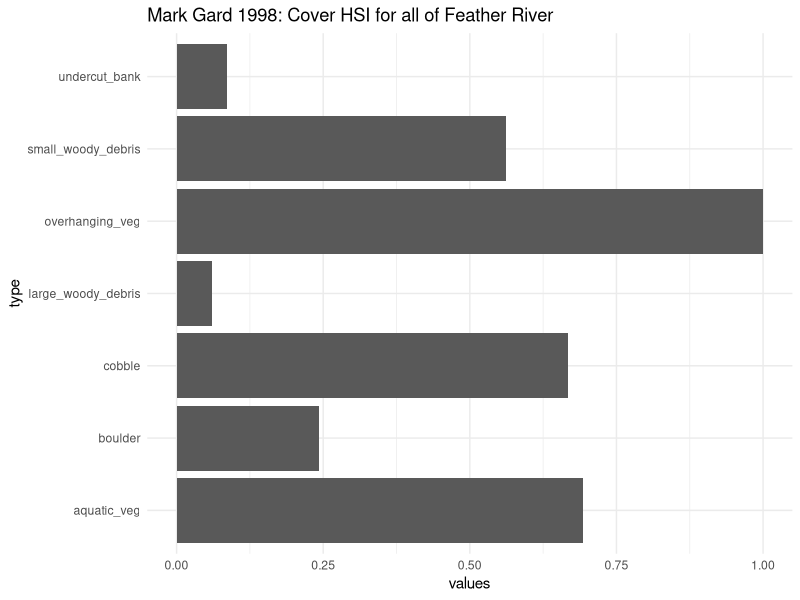
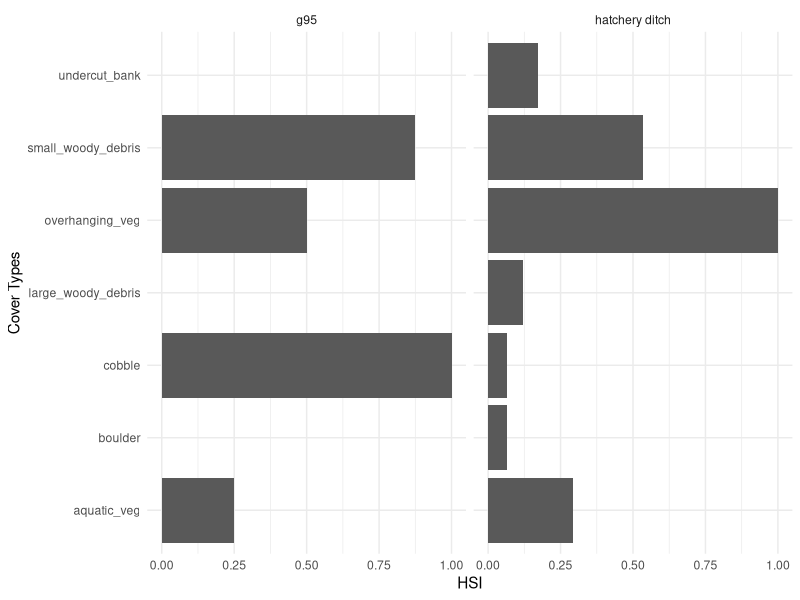

Here is the R script that generated these plots, in order:
## ---- chunk 1
knitr::opts_chunk$set(echo = TRUE, warning = FALSE)

library(tidyverse)
## ---- chunk 2

mark_gard_1998_hsi <- function(data, percent_presence = 20, cols = c()) {
  data_tidy <- data |> 
    select(count, cols) |> 
    mutate(fish_presence = ifelse(count > 0, 1, 0)) |> 
    pivot_longer(cols = cols, names_to = "type", values_to = "percent") |> 
    mutate(presence = ifelse(percent >= percent_presence, 1, 0)) |> 
    filter(presence == 1) |> 
    group_by(type) |>
    summarise(n_fish_presence = sum(as.numeric(fish_presence)),
              n_fish_total = sum(count)) |> 
    mutate(prop_fish_presence = n_fish_presence/sum(n_fish_presence),
           prop_fish_total = n_fish_total/sum(n_fish_total)) |> 
    ungroup()
  
     most_freq_total <- data_tidy |> 
      arrange(desc(prop_fish_total)) |> 
      slice(1) 
 
     most_freq_presence <- data_tidy |> 
      arrange(desc(prop_fish_presence)) |> 
      slice(1) 
  
  
  data_tidy_final <- data_tidy |> 
    mutate(hsi_presence = prop_fish_presence/most_freq_presence$prop_fish_presence)
           #hsc_total = prop_fish_total/most_freq_total$prop_fish_total)
  
  return(data_tidy_final)

}

## ---- chunk 3

mini_locations_raw <- read_csv(here::here("mini-snorkel-app", "mini_locations_raw.csv"))
mini_fish_raw <- read_csv(here::here("mini-snorkel-app","mini_fish_raw.csv"))

suppressWarnings({
  feather_cover <- mini_fish_raw |> 
  left_join(mini_locations_raw |> 
              distinct(location_table_id, date, channel_location, location)) |> 
  # create cover variables that are more consistent with strategic plan categories
  mutate(small_woody_debris = percent_small_woody_cover_inchannel,
        large_woody_debris = percent_large_woody_cover_inchannel,
         boulder = percent_boulder_substrate,
         cobble = percent_cobble_substrate, 
         undercut_bank = percent_undercut_bank, 
         aquatic_veg = percent_submerged_aquatic_veg_inchannel, 
         overhanging_veg = percent_cover_half_meter_overhead + percent_cover_more_than_half_meter_overhead) |> 
  select(micro_hab_data_tbl_id, location_table_id, transect_code, location,
         small_woody_debris:overhanging_veg, count, date) |>
  distinct() 
})
## ---- chunk 4
cols <- c('small_woody_debris', 'large_woody_debris', 'boulder', 'cobble', 'undercut_bank', 'aquatic_veg', 'overhanging_veg')

mark_gard_1998_hsi(data = feather_cover, percent_presence = 20, cols = cols) |> 
  pivot_longer(cols = c(hsi_presence), names_to = "HSI", values_to = "values") |> 
  ggplot() + 
  geom_col(aes(y = values, x = type), position = "dodge") +
  coord_flip() +
  ggtitle('Mark Gard 1998: Cover HSI for all of Feather River') + 
  theme_minimal()


## ---- chunk 5

feather_cover |> 
    select(count, cols) |> 
   # mutate(fish_presence = ifelse(count > 0, 1, 0)) |> 
    pivot_longer(cols = cols, names_to = "type", values_to = "percent") |> 
    filter(!is.na(percent)) |> 
    mutate(cover_presence = ifelse(percent >= 20, 1, 
                             ifelse(percent < 20 & percent >= 0, 0, NA))) |> 
    group_by(type, cover_presence) |> 
#    filter(percent >= 20) |> 
    tally() |> 
  knitr::kable(caption = "This table shows each cover type and the number of times it is >= to 20%")
    
## ---- chunk 6

feather_cover |> 
    select(count, cols) |> 
   # mutate(fish_presence = ifelse(count > 0, 1, 0)) |> 
    pivot_longer(cols = cols, names_to = "type", values_to = "percent") |> 
    mutate(presence = ifelse(percent >= 20, 1, 
                             ifelse(percent < 20 & percent > 0, 0, NA))) |> 
    group_by(type, presence) |> 
    filter(percent >= 20) |> 
    tally() |> 
    ungroup() |> 
    mutate(sum_n = sum(n),
           weighting_factor = 1-(n/sum_n)) |> 
  knitr::kable(caption = "This table explores potential weighting factors that could be used to achieve a more balanced weighting of each cover type in the HSI analysis")

## ---- chunk 7
mark_gard_1998_hsi_by_location <- function(data, percent_presence = 20, cols = c(), location_name) {
  data_tidy <- data |> 
    filter(location_name == location) |> 
    select(count, cols) |> 
    mutate(fish_presence = ifelse(count > 0, 1, 0)) |> 
    pivot_longer(cols = cols, names_to = "type", values_to = "percent") |> 
    mutate(presence = ifelse(percent >= percent_presence, 1, 0)) |> 
    filter(presence == 1) |> 
    group_by(type) |>
    summarise(n_fish_presence = sum(as.numeric(fish_presence)),
              n_fish_total = sum(count)) |> 
    mutate(prop_fish_presence = n_fish_presence/sum(n_fish_presence),
           prop_fish_total = n_fish_total/sum(n_fish_total)) |> 
    ungroup()
  
     most_freq_total <- data_tidy |> 
      arrange(desc(prop_fish_total)) |> 
      slice(1) 
 
     most_freq_presence <- data_tidy |> 
      arrange(desc(prop_fish_presence)) |> 
      slice(1) 
  
  
  data_tidy_final <- data_tidy |> 
    mutate(hsi_presence = prop_fish_presence/most_freq_presence$prop_fish_presence)
  
  return(data_tidy_final)

}
## ---- chunk 8
mark_gard_1998_hsi_by_location(data = feather_cover, percent_presence = 20, cols = cols, location_name = "hatchery ditch") |> 
  mutate(location = "hatchery ditch") |> 
  pivot_longer(cols = c(hsi_presence), names_to = "HSI", values_to = "values") |> 
  bind_rows(mark_gard_1998_hsi_by_location(data = feather_cover, percent_presence = 20, 
                                           cols = cols, location_name = "g95") |> 
              mutate(location = "g95") |> 
              pivot_longer(cols = c(hsi_presence), names_to = "HSI", values_to = "values")) |> 
ggplot() + 
  geom_col(aes(y = values, x = type), position = "dodge") +
  coord_flip() +
  facet_grid(~location) +
  xlab("Cover Types") + 
  ylab("HSI") + 
  theme_minimal()

